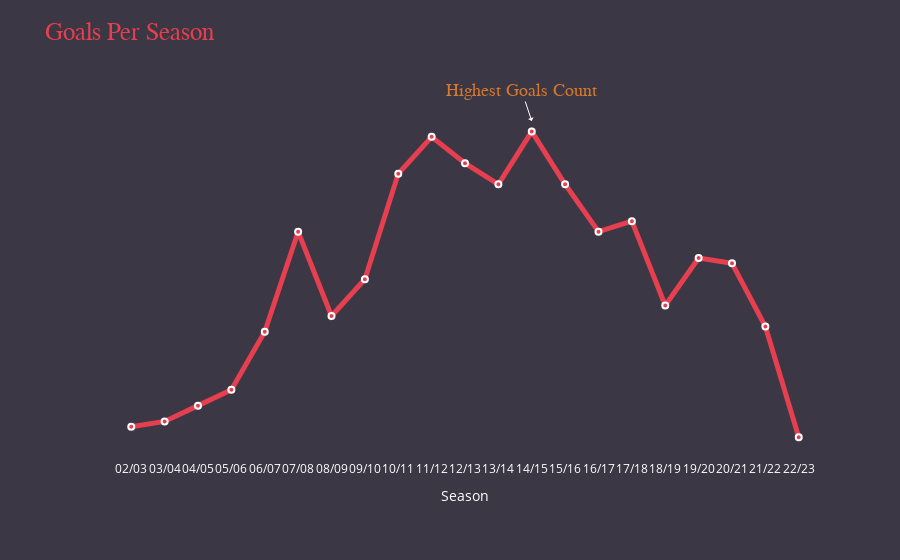

Notebook code cell kept with this figure:
### Code cell
goals_season = df.groupby("Season").size().reset_index(name='counts')

fig = px.line(goals_season, x='Season', y='counts',  markers=True)
fig.update_yaxes(showgrid=False, visible=False)
fig.update_xaxes(showgrid=False)
fig.update_traces(marker=dict(line=dict(color='white', width=2)),
                  marker_color = colors[3], line_color=colors[3], 
                        line_width=5)
fig.update_layout(margin=dict(t=80, b=100, l=90, r=60),
                        title_text="Goals Per Season",
                        xaxis_tickangle=360,
                        xaxis=dict(color="white"),
                        plot_bgcolor=colors[1], paper_bgcolor=colors[1],
                        title_font=dict(size=25, color=colors[3], family="Arial"),
                        font=dict(color='black'),
                        legend=dict(font=dict(
                                family="Courier",
                                size=12,
                            color="white",
                        ))
                        )
fig.add_annotation(x="14/15", y=63,
            text="Highest Goals Count",
            showarrow=True,
            font=dict(
                family="sans serif",
                size=18,
                color=colors[4]
                    ),
           arrowcolor="white",
           arrowhead=1)
fig.show()

### Figure 1 — Plotly figure (JSON) as saved in the notebook; plotly's stock layout.template omitted (floating-point values rounded to 4 significant figures)
{"data": [{"hovertemplate": "Season=%{x}<br>counts=%{y}<extra></extra>", "legendgroup": "", "line": {"color": "#e63f50", "dash": "solid", "width": 5}, "marker": {"color": "#e63f50", "line": {"color": "white", "width": 2}, "symbol": "circle"}, "mode": "markers+lines", "name": "", "orientation": "v", "showlegend": false, "type": "scatter", "x": ["02/03", "03/04", "04/05", "05/06", "06/07", "07/08", "08/09", "09/10", "10/11", "11/12", "12/13", "13/14", "14/15", "15/16", "16/17", "17/18", "18/19", "19/20", "20/21", "21/22", "22/23"], "xaxis": "x", "y": [5, 6, 9, 12, 23, 42, 26, 33, 53, 60, 55, 51, 61, 51, 42, 44, 28, 37, 36, 24, 3], "yaxis": "y"}], "layout": {"annotations": [{"arrowcolor": "white", "arrowhead": 1, "font": {"color": "#d5792c", "family": "sans serif", "size": 18}, "showarrow": true, "text": "Highest Goals Count", "x": "14/15", "y": 63}], "font": {"color": "black"}, "legend": {"font": {"color": "white", "family": "Courier", "size": 12}, "tracegroupgap": 0}, "margin": {"b": 100, "l": 90, "r": 60, "t": 80}, "paper_bgcolor": "#3b3745", "plot_bgcolor": "#3b3745", "title": {"font": {"color": "#e63f50", "family": "Arial", "size": 25}, "text": "Goals Per Season"}, "xaxis": {"anchor": "y", "color": "white", "domain": [0, 1], "showgrid": false, "tickangle": 0, "title": {"text": "Season"}}, "yaxis": {"anchor": "x", "domain": [0, 1], "showgrid": false, "title": {"text": "counts"}, "visible": false}}}
